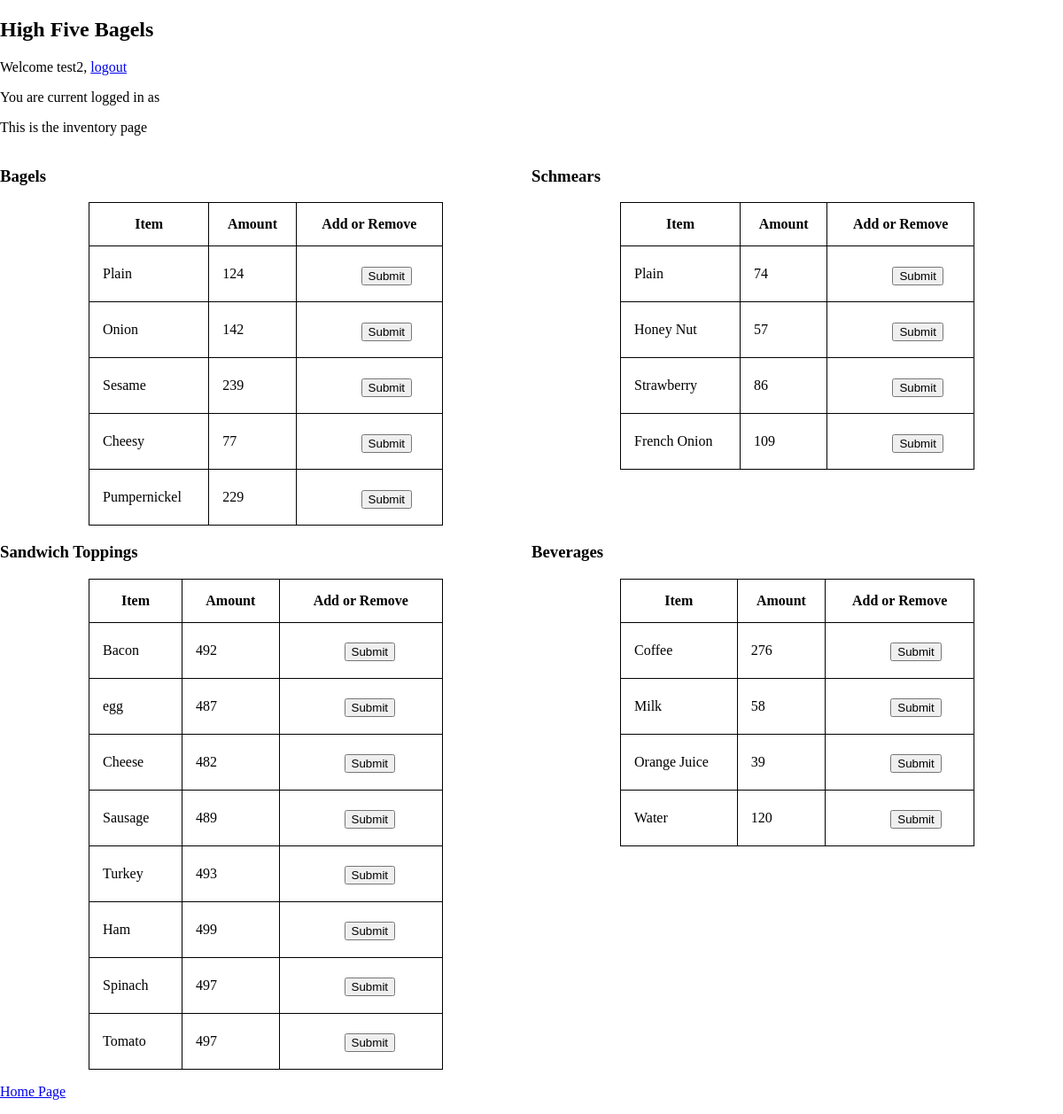
Page /home/inventory/ (signed in) on the committed database.
### home/models.py (models this page shows, shortened)
class foodItem(models.Model):
    type = models.CharField(max_length=200)
    sub_type = models.CharField(max_length=200)
    inv_count = models.IntegerField()
    price = models.DecimalField(decimal_places=2,max_digits=10)
    item_id = models.IntegerField(default=random.randint(1000, 140000))

class Ingredients(models.Model):
    type = models.CharField(max_length=200)
    price = models.DecimalField(decimal_places=2, max_digits=10)
    inv_count = models.IntegerField(default=0)

### home/views.py (the view, shortened to what this page needs)
# urls.py: path('inventory/', views.inventory, name='inventory'),
def inventory(request):
    bagel_list = foodItem.objects.exclude(
        type__in = ['Sandwich', 'Shmear', 'Drink'],
    )
    shmear_list = foodItem.objects.exclude(
        type__in = ['Sandwich', 'Drink', 'Bagel'],
    )
    drink_list = foodItem.objects.exclude(
        type__in = ['Sandwich', 'Bagel', 'Shmear'],
    )
    ing_list = Ingredients.objects.all()
    context = {
        'user': request.user,
        'bagel_list' : bagel_list,
        'shmear_list' : shmear_list,
        'drink_list' : drink_list,
        'ing_list' : ing_list,
    }
    return render(request, 'home/inventory.html', context)

### home/templates/home/inventory.html (shortened to what this page needs)
{% load static %}
<!DOCTYPE html>
<html lang="en">
	<head>
		<link href="{% static 'home/style.css' %}" rel="stylesheet">
	</head>
	<body>
		<h2>High Five Bagels</h2>
		{% if user.is_authenticated %}
		<p>Welcome {{ user.username }}, <a href='/accounts/logout/?next=/'>logout</a></p>
		<p>You are current logged in as {{ group }}</p>
		<p>This is the inventory page</p>
		<div class="row">
			<div class="column">
				<h3>Bagels</h3>
                <table class="center">
                    <thead>
						<tr>
							<th>Item</th>
							<th>Amount</th>
                            <th>Add or Remove</th>
						</tr>
					</thead>
                    <tbody>
                        {% for food_item in bagel_list %}
                        <tr>
                            <td class="left">{{ food_item.sub_type }}</td>
                            <td>{{ food_item.inv_count }}</td>
                            <td>
                                <form method="post">
                                    <input style="width:40px" type="number" name="amount" value="amount" required="Please add an amount" />
                                    <button type="submit">Submit</button>
                                </form>
                            </td>
                        </tr>
                        {% endfor %}
                    </tbody>
                </table>
			</div>
			<div class="column">
				<h3>Schmears</h3>
                <table class="center">
                    <thead>
						<tr>
							<th>Item</th>
							<th>Amount</th>
                            <th>Add or Remove</th>
						</tr>
					</thead>
                    <tbody>
                        {% for food_item in shmear_list %}
                        <tr>
                            <td class="left">{{ food_item.sub_type }}</td>
                            <td>{{ food_item.inv_count }}</td>
                            <td>
                                <form method="post">
                                    <input style="width:40px" type="number" name="amount" value="amount" required="Please add an amount" />
                                    <button type="submit">Submit</button>
                                </form>
                            </td>
                        </tr>
                        {% endfor %}
                    </tbody>
                </table>
			</div>
		</div>
		<div class="row">
			<div class="column">
                <h3>Sandwich Toppings</h3>
                <table class="center">
                    <thead>
						<tr>
							<th>Item</th>
							<th>Amount</th>
                            <th>Add or Remove</th>
						</tr>
					</thead>
                    <tbody>
                        {% for ing_item in ing_list %}
                        <tr>
                            <td class="left">{{ ing_item.type }}</td>
                            <td>{{ ing_item.inv_count }}</td>
                            <td>
                                <form method="post">
                                    <input style="width:40px" type="number" name="amount" value="amount" required="Please add an amount" />
                                    <button type="submit">Submit</button>
                                </form>
                            </td>
                        </tr>
                        {% endfor %}
                    </tbody>
                </table>
			</div>
			<div class="column">
				<h3>Beverages</h3>
                <table class="center">
                    <thead>
						<tr>
							<th>Item</th>
							<th>Amount</th>
                            <th>Add or Remove</th>
						</tr>
					</thead>
                    <tbody>
                        {% for food_item in drink_list %}
                        <tr>
                            <td class="left">{{ food_item.sub_type }}</td>
                            <td>{{ food_item.inv_count }}</td>
                            <td>
                                <form method="post">
                                    <input style="width:40px" type="number" name="amount" value="amount" required="Please add an amount" />
                                    <button type="submit">Submit</button>
                                </form>
                            </td>
                        </tr>
                        {% endfor %}
                    </tbody>
                </table>
			</div>
		</div>
		<p><a href="/">Home Page</a></p>
		{% else %}
		<p>You are not currently logged in, <a href="/accounts/login/">login here.</a>
		{% endif %}
	</body>
</html>

### home/static/home/style.css (style rules this page uses)
input { height: 30px; width: 400px; border-radius: 10px; border: none; font-size: 20px; padding-left: 12px; }
body { margin: 0; padding: 0; }
table.center { margin-left: auto; margin-right: auto; }
table, th, td { border: 1px solid black; border-collapse: collapse; }
th, td { padding: 15px; }
.column { float: left; width: 50%; }
.row:after { content: ""; display: table; clear: both; }
.left { text-align: left; }
table { width: 400px; }

### rows in the picture
foodItem: sub_type "Plain", inv_count "124"
foodItem: sub_type "Onion", inv_count "142"
foodItem: sub_type "Sesame", inv_count "239"
foodItem: sub_type "Cheesy", inv_count "77"
foodItem: sub_type "Pumpernickel", inv_count "229"
foodItem: sub_type "Plain", inv_count "74"
foodItem: sub_type "Honey Nut", inv_count "57"
foodItem: sub_type "Strawberry", inv_count "86"
foodItem: sub_type "French Onion", inv_count "109"
Ingredients: type "Bacon", inv_count "492"
Ingredients: type "egg", inv_count "487"
Ingredients: type "Cheese", inv_count "482"
Ingredients: type "Sausage", inv_count "489"
Ingredients: type "Turkey", inv_count "493"
Ingredients: type "Ham", inv_count "499"
Ingredients: type "Spinach", inv_count "497"
Ingredients: type "Tomato", inv_count "497"
foodItem: sub_type "Coffee", inv_count "276"
foodItem: sub_type "Milk", inv_count "58"
foodItem: sub_type "Orange Juice", inv_count "39"
foodItem: sub_type "Water", inv_count "120"

### other values in the picture
{{ user.username }} "test2"
